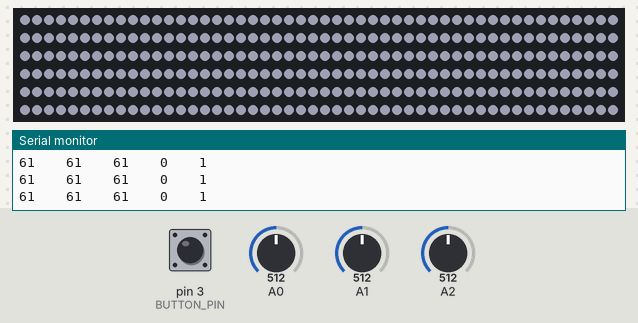
This sketch was run on a simulated Arduino Uno, built with avr-gcc and run on an emulated ATmega328P. On the bench: 300 RGB LEDs in strip order, left to right, continuing on the next row, the last lines printed to the serial monitor. The test bench sets the inputs (shaded band); at power-on: A0 = 512, A1 = 512, A2 = 512, pin 3 (BUTTON_PIN) HIGH. Dim RGB values are drawn brighter than linear.

Above: at 1.2 s.
1.3 s: A0 set to 146
2.9 s: A1 set to 716
At 4.2 s:
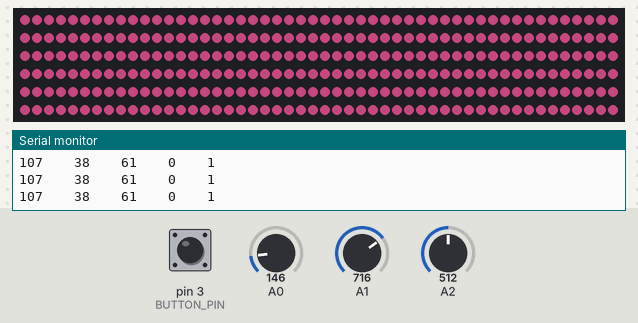
4.5 s: A2 set to 306
6.1 s: pin 3 (BUTTON_PIN) pulled LOW for 0.15 s
At 7.3 s:
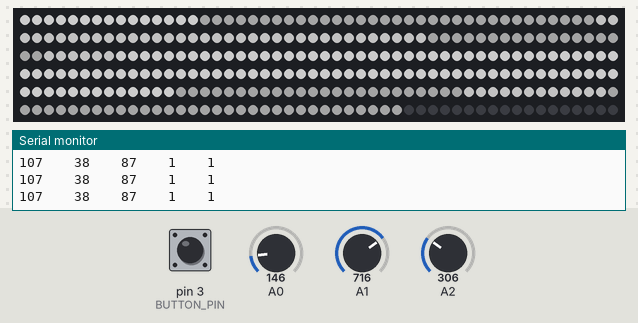
7.7 s: pin 3 (BUTTON_PIN) pulled LOW for 1 s
At 7.89 s:
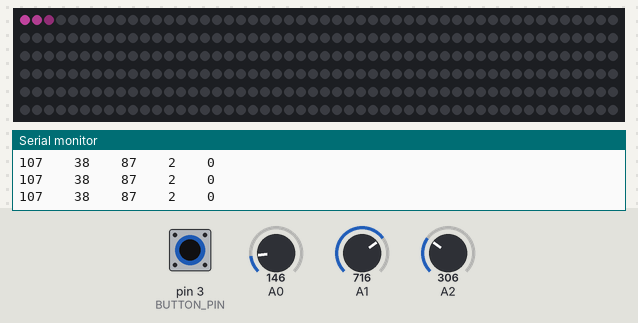
9.3 s: A0 set to 0
At 10.45 s:
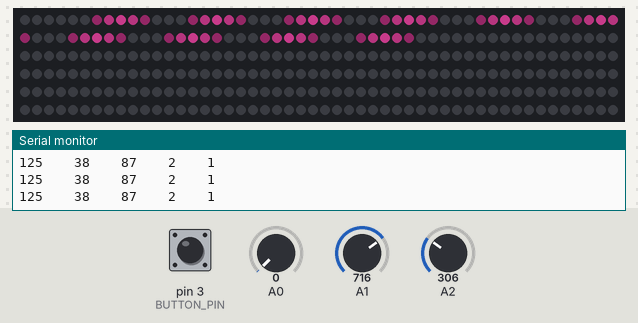
Timing chart, 0 to 12.3 s (numbered marks = the images above; inputs shaded):
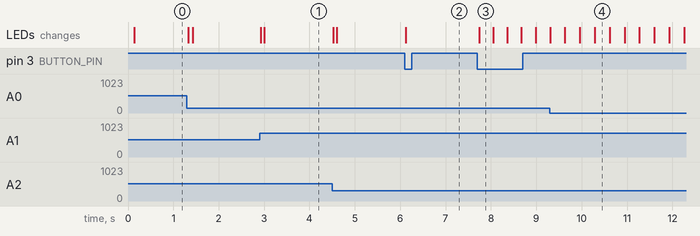

The sketch:

nuanciers.ino
```cpp
#include <Adafruit_NeoPixel.h>

// potentiometers: A0, A1, A2
#define BUTTON_PIN 3

// NeoPixel
#define NEOPIXEL_PIN 2  // NOT THE USUAL PIN !!
#define NUMPIXELS 300
Adafruit_NeoPixel pixels(NUMPIXELS, NEOPIXEL_PIN, NEO_GRB + NEO_KHZ800);

const int LUM_MAX = 200;
const int ecart = 8;
int e = 0;
const int NB_BLOBS_PULSE = 10;

int animation = 0;
bool oldButtonState = 1; // bc pull up

void setup() {
  Serial.begin(115200);
  pinMode(3, INPUT_PULLUP);
  pinMode(2, OUTPUT);
  pixels.begin();
}

void loop() {
  launchAnimation(animation);

  bool buttonState = digitalRead(BUTTON_PIN);
  // detect falling edge
  if (oldButtonState == 1 && buttonState == 0) {
    animation++;
    if (animation > 2) {
      animation = 0;
    }
  }
  oldButtonState = buttonState;

  Serial.print(animation);
  Serial.print(" \t ");
  // button :
  Serial.println(buttonState);
}

void launchAnimation(int animation) {
  const float COEF = 0.4;
  static float oldP1 = 0;
  static float oldP2 = 0;
  static float oldP3 = 0;

  // potentiometers are inverted and limited to 127
  int P1 = (255 - analogRead(A0) / 4) / 2;  // from 10 bits to 7 bits
  int P2 = (255 - analogRead(A1) / 4) / 2;  // from 10 bits to 7 bits
  int P3 = (255 - analogRead(A2) / 4) / 2;  // from 10 bits to 7 bits
  P1 = P1 * COEF + oldP1 * (1-COEF);
  P2 = P2 * COEF + oldP2 * (1-COEF);
  P3 = P3 * COEF + oldP3 * (1-COEF);
  oldP1 = P1;
  oldP2 = P2;
  oldP3 = P3;

  Serial.print(P1);
  Serial.print(" \t ");
  Serial.print(P2);
  Serial.print(" \t ");
  Serial.print(P3);
  Serial.print(" \t ");

  switch (animation) {
    case 0:
     simple(P1, P2, P3);
      break;
    case 1:
    //Select nuancier
      // nuancierOne(P1, P2, P3);
      nuancierTwo(P1, P2, P3);
      // nuancierThree(P1, P2, P3);
      break;
    case 2:
      wave(NB_BLOBS_PULSE, P1, P2, P3);
      break;
  }
}

// variation couleur potar (RGB)
void simple(int R, int G, int B ) {
  R *= 0.9;
  G *= 0.9;
  // Set all pixel colors to 'off'
  pixels.clear();

  for (int i = 0; i < NUMPIXELS; i++) {  // For each pixel...
    pixels.setPixelColor(i, pixels.Color(R, G, B));
  }
  pixels.show();  // Send the updated pixel colors to the hardware.
}
// variation intensity potar (1=bloc-1 / 2=bloc-2 / 3=bloc-3) -> nuancier 1
void nuancierOne(int P1, int P2, int P3) {
  // Set all pixel colors to 'off'
  pixels.clear();
  //Bloc 1
  for (int i = 0; i < 141; i++) {  // For each pixel...
    pixels.setPixelColor(i, pixels.Color(P1, P1, P1));
  }
  //Bloc 2
  for (int i = 142; i < 222; i++) {  // For each pixel...
    pixels.setPixelColor(i, pixels.Color(P2, P2, P2));
  }
  //Bloc 3
  for (int i = 223; i < 285; i++) {  // For each pixel...
    pixels.setPixelColor(i, pixels.Color(P3, P3, P3));
  }
  pixels.show();  // Send the updated pixel colors to the hardware.
}
// variation intensity potar (1=bloc-1 / 2=bloc-2 / 3=bloc-3) -> nuancier 2
void nuancierTwo(int P1, int P2, int P3) {
  // Set all pixel colors to 'off'
  pixels.clear();

  //Bloc 1
  for (int i = 0; i < 15; i++) {  // For each pixel...
    pixels.setPixelColor(i, pixels.Color(P1, P1, P1));
  }
  for (int i = 108; i < 213; i++) {  // For each pixel...
    pixels.setPixelColor(i, pixels.Color(P1, P1, P1));
  }
  //Bloc 2
  for (int i = 15; i < 48; i++) {  // For each pixel...
    pixels.setPixelColor(i, pixels.Color(P2, P2, P2));
  }
  for (int i = 84; i < 102; i++) {  // For each pixel...
    pixels.setPixelColor(i, pixels.Color(P2, P2, P2));
  }
  for (int i = 213; i < 237; i++) {  // For each pixel...
    pixels.setPixelColor(i, pixels.Color(P2, P2, P2));
  }
  for (int i = 249; i < 282; i++) {  // For each pixel...
    pixels.setPixelColor(i, pixels.Color(P2, P2, P2));
  }
  //Bloc 3
  for (int i = 48; i < 84; i++) {  // For each pixel...
    pixels.setPixelColor(i, pixels.Color(P3, P3, P3));
  }
  for (int i = 102; i < 108; i++) {  // For each pixel...
    pixels.setPixelColor(i, pixels.Color(P3, P3, P3));
  }
  for (int i = 237; i < 249; i++) {  // For each pixel...
    pixels.setPixelColor(i, pixels.Color(P3, P3, P3));
  }
  pixels.show();  // Send the updated pixel colors to the hardware.
}
// variation intensity potar (1=bloc-1 / 2=bloc-2 / 3=bloc-3) -> nuancier 3
void nuancierThree(int P1, int P2, int P3) {
  // Set all pixel colors to 'off'
  pixels.clear();
  //Bloc 1
  for (int i = 0; i < 21; i++) {  // For each pixel...
    pixels.setPixelColor(i, pixels.Color(P1, P1, P1));
  }
  for (int i = 48; i < 63; i++) {  // For each pixel...
    pixels.setPixelColor(i, pixels.Color(P1, P1, P1));
  }
  for (int i = 129; i < 156; i++) {  // For each pixel...
    pixels.setPixelColor(i, pixels.Color(P1, P1, P1));
  }
  for (int i = 249; i < 268; i++) {  // For each pixel...
    pixels.setPixelColor(i, pixels.Color(P1, P1, P1));
  }
  for (int i = 268; i < 300; i++) {  // For each pixel...
    pixels.setPixelColor(i, pixels.Color(P1, P1, P1));
  }
  //Bloc 2
  for (int i = 21; i < 48; i++) {  // For each pixel...
    pixels.setPixelColor(i, pixels.Color(P2, P2, P2));
  }
  for (int i = 84; i < 105; i++) {  // For each pixel...
    pixels.setPixelColor(i, pixels.Color(P2, P2, P2));
  }
  for (int i = 156; i < 189; i++) {  // For each pixel...
    pixels.setPixelColor(i, pixels.Color(P2, P2, P2));
  }
  for (int i = 222; i < 249; i++) {  // For each pixel...
    pixels.setPixelColor(i, pixels.Color(P2, P2, P2));
  }
  //Bloc 3
  for (int i = 63; i < 84; i++) {  // For each pixel...
    pixels.setPixelColor(i, pixels.Color(P3, P3, P3));
  }
  for (int i = 105; i < 129; i++) {  // For each pixel...
    pixels.setPixelColor(i, pixels.Color(P3, P3, P3));
  }
  for (int i = 189; i < 222; i++) {  // For each pixel...
    pixels.setPixelColor(i, pixels.Color(P3, P3, P3));
  }
  pixels.show();  // Send the updated pixel colors to the hardware.
}
// animation wave color
void wave(const int& NB_BLOBS, int R, int G, int B) {
  for (int i = 0; i < NUMPIXELS; i++) {

    pixels.setPixelColor(i, pixels.Color(0, 0, 0));

    for (int nb_blobs = 0; nb_blobs < NB_BLOBS; nb_blobs++) {
      if (i == e - nb_blobs * ecart) {
        PixelColorBrightness(pixels, i, R, G, B, LUM_MAX);
      } else if ((i == e - nb_blobs * ecart + 1) || (i == e - nb_blobs * ecart - 1)) {
        PixelColorBrightness(pixels, i, R, G, B, LUM_MAX * (2. / 3));
      } else if ((i == e - nb_blobs * ecart + 2) || (i == e - nb_blobs * ecart - 2)) {
        PixelColorBrightness(pixels, i, R, G, B, LUM_MAX * (1. / 5));
      }
    }
  }
  e = (e + 1) % (NUMPIXELS + ecart * (NB_BLOBS - 1) + 2);
  pixels.show();
}
void PixelColorBrightness(Adafruit_NeoPixel& pixels, uint16_t n, uint8_t r, uint8_t g, uint8_t b, uint16_t brightness) {
  pixels.setPixelColor(n, (brightness * r / 255), (brightness * g / 255), (brightness * b / 255));
}
void pixelsOff() {
  for (int i = 0; i < NUMPIXELS; i++) {
    pixels.setPixelColor(i, pixels.Color(0, 0, 0));
  }
  pixels.show();
}
```

Measured:
- after the input at 2.9 s, the LEDs: first change at once (image 1 shows a later state)
- after the input at 6.1 s, the LEDs: change at once (image 2)
- after the input at 7.7 s, the LEDs: change at once (image 3)
- after the input at 9.3 s, the LEDs: first differ from a run without the input after 0.33 s (image 4 shows a later state)
